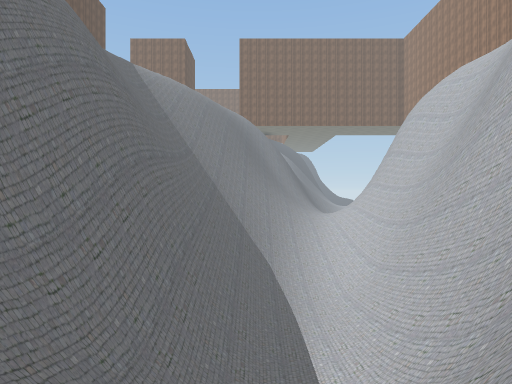
[1] (above)

23 first-person views from a walk through a 3-D level made in the Unity game engine. The camera is 1.4 m above the floor, looks level and sees 75° across. The floor is counted in squares, 2 m on a side. Each view is taken from the middle of a square. On the plan, view 1 faces up. The plan holds only what a view shows up to about 10 squares ahead; the rest is blank. The place goes on beyond the plan. The player character is not drawn. Some surface patterns are stand-ins.

[2]
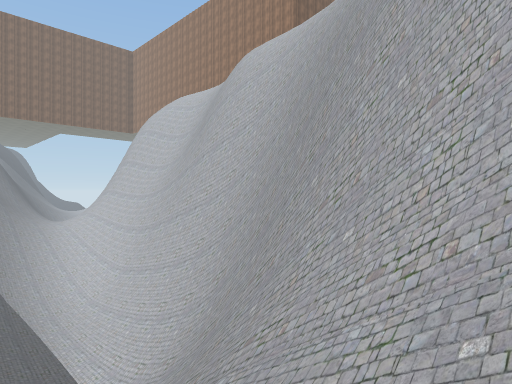

[3]
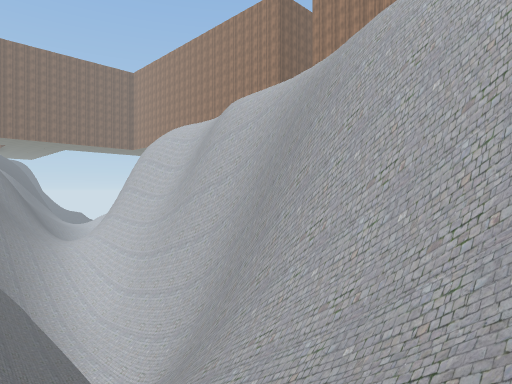

[4]
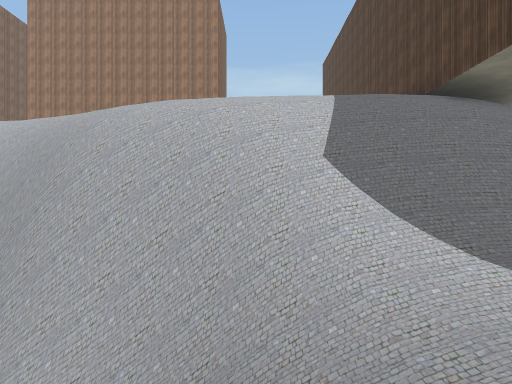

[5]
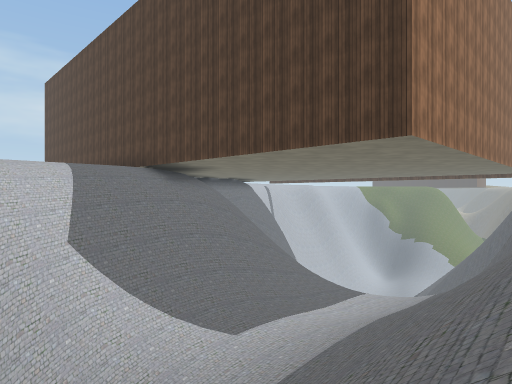

[6]
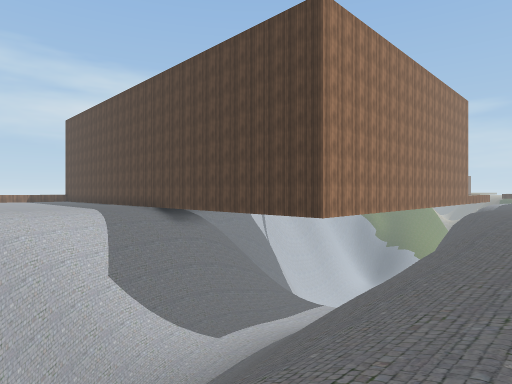

[7]
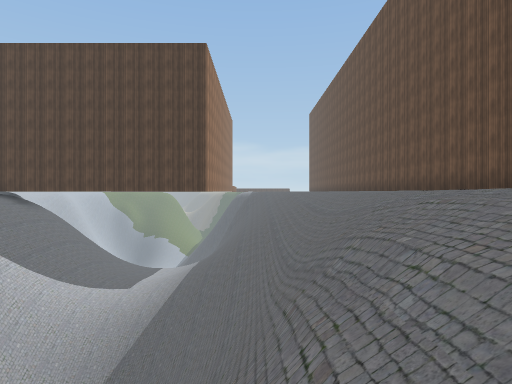

[8]
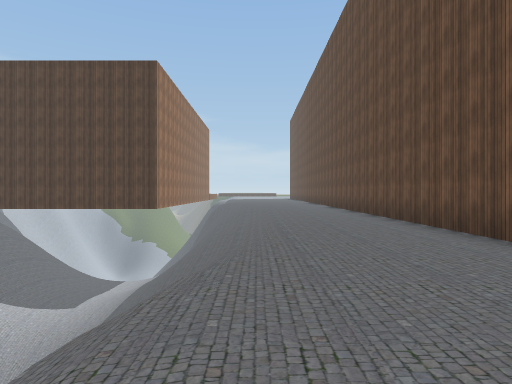

[9]
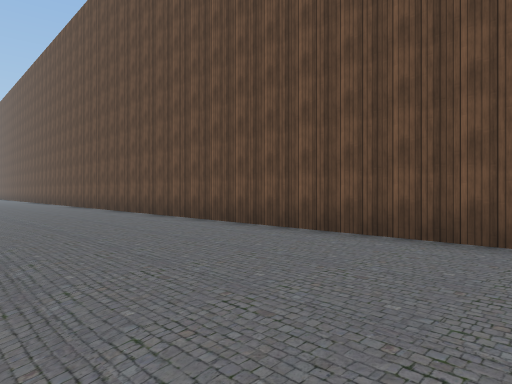

[10]
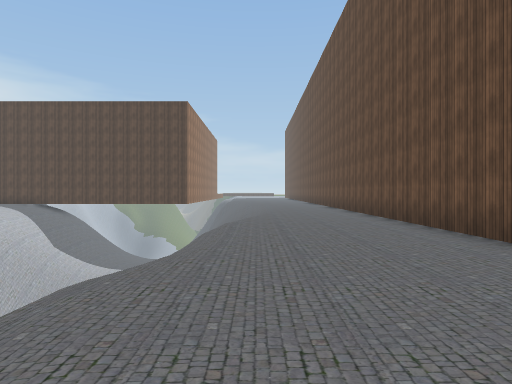

[11]
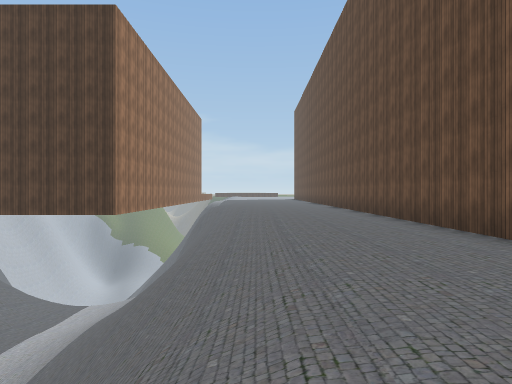

[12]
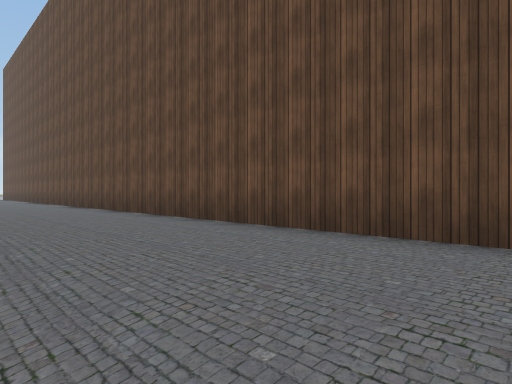

[13]
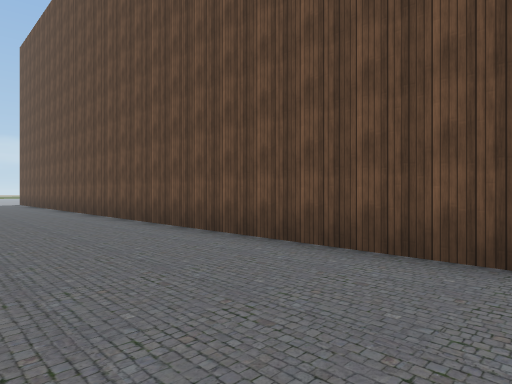

[14]
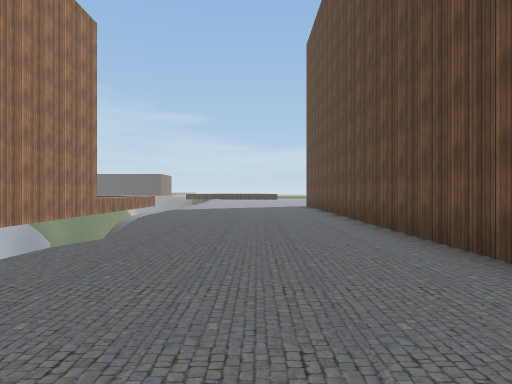

[15]
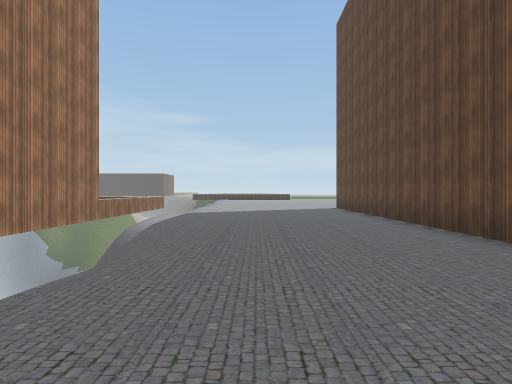

[16]
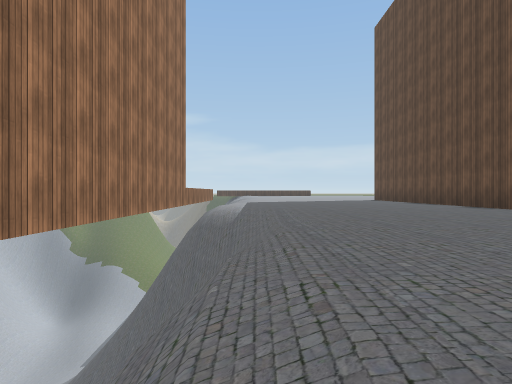

[17]
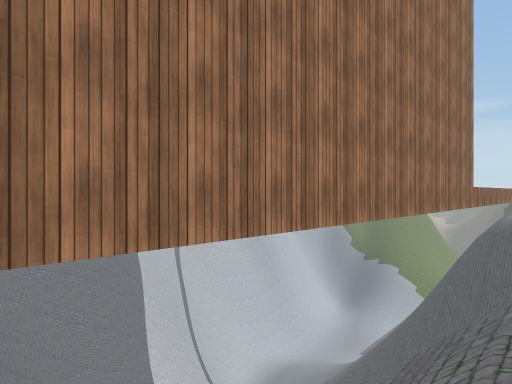

[18]
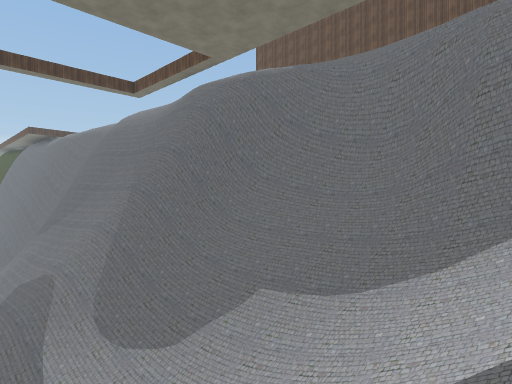

[19]
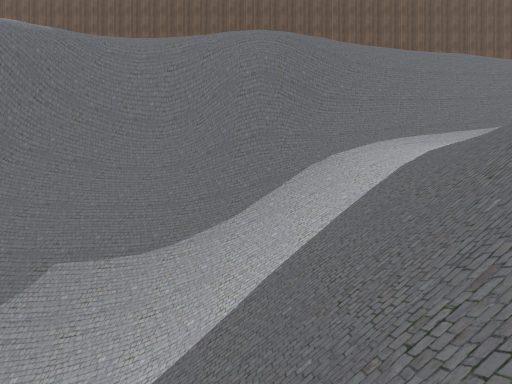

[20]
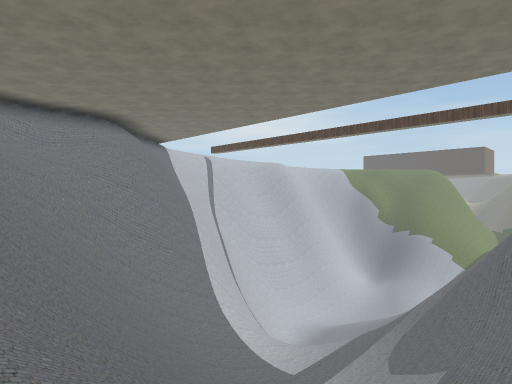

[21]
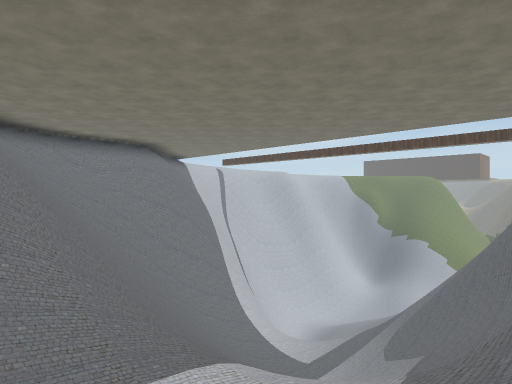

[22]
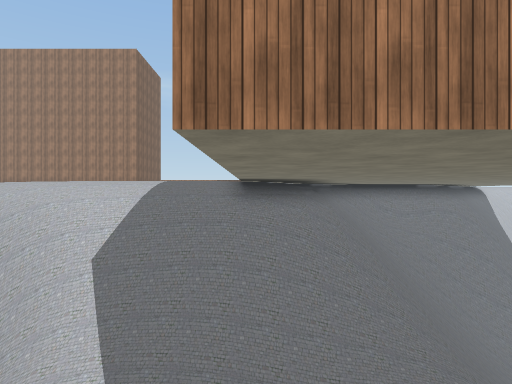

[23]
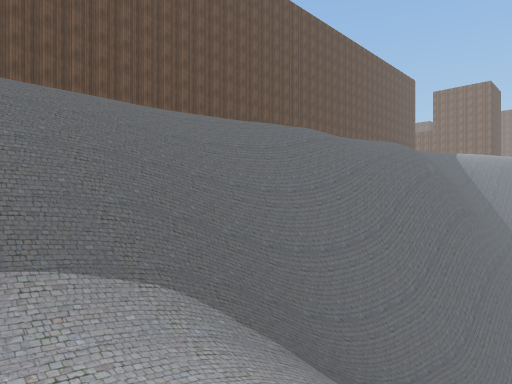

### Floor plan
Key: @ floor where view 1 was taken; # wall or solid block; . main floor; - floor 6.25 m lower than the main floor; / step, stairs or slope; = window, fence, low wall or low ledge; v drop or lower ground.
Columns run from 12 left of view 1 to 6 right of it. Each row starts with its distance up from view 1.
 11     .
 10    ../  vv #////#
  9   ..../ vv #////#
  8  ....///vv #///## v
  7  ..../  vv #///## v
  6 #..../  v  #///## v
  5 #....// v ##//=# vv
  4 #....// v##/  ## vv
  3 #..../v  ##  =#  vv
  2 #..../vv##=  ## vv/
  1 #...//vv##/ /## vv/
  0 #...//vv##/ @##vv/
 -1 #...//v-#= //# vv/
 -2 #...//vv#// =# v//
 -3 #...///v=///=#vv/
 -4 #...///=////=#v//
 -5 #...//////////////
 -6 #.../////////////.
 -7 #.../////////////
 -8 #.../////////////
 -9 #...////////////###
-10 #....///////////#
-11 #....///////////=
-12 #..../v#////////v
-13 #..../v#///////=#
-14 #...../v#//////=##
-15 #...../v#///////=##
-16 #...../v##///////##
-17 #...../v##///////=#
-18 #...../v#///// ///#
-19 #...../v#/////////
-20 #...../v#////////
-21 #...../v##//////
-22 #...../v###////
-23 #....../###=///
-24 #....../=v##=//
-25 #....../=  #==/

Where each view was taken, in squares from view 1:
view 1: 0 up, 0 right, facing up
view 2: 1 down, 1 left, facing up-right
view 3: 3 down, 2 left, facing up-right
view 4: 4 down, 4 left, facing right
view 5: 3 down, 6 left, facing down-right
view 6: 1 down, 9 left, facing down-right
view 7: 5 up, 6 left, facing down
view 8: 5 up, 8 left, facing down
view 9: 7 up, 7 left, facing down-left
view 10: 11 up, 8 left, facing down
view 11: 1 up, 8 left, facing down
view 12: 4 down, 8 left, facing down-left
view 13: 9 down, 8 left, facing down-left
view 14: 13 down, 9 left, facing down
view 15: 15 down, 8 left, facing down
view 16: 14 down, 6 left, facing down
view 17: 14 down, 6 left, facing down-right
view 18: 15 down, 3 right, facing down-left
view 19: 16 down, 4 right, facing left
view 20: 13 down, 3 left, facing down-right
view 21: 11 down, 4 left, facing down-right
view 22: 9 down, 6 left, facing right
view 23: 7 down, 0 right, facing up-left
